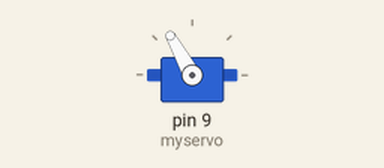
The sketch below on a simulated Arduino Uno, built with avr-gcc and run on an emulated ATmega328P. On the bench: servo.

Above: at 0.05 s.
At 0.9 s:
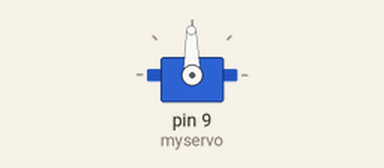
At 1.8 s:
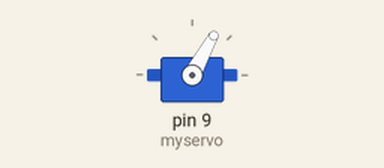
At 3.6 s:
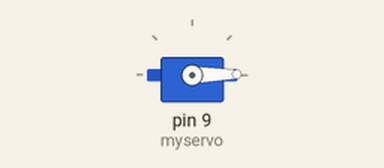
Timing chart, 0 to 8.3 s (numbered marks = the images above):
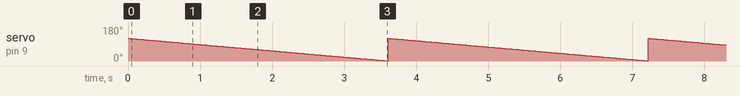

The sketch:

servo.ino
```cpp
#include <Servo.h>

Servo myservo;
int pos = 0;

void setup() {
  myservo.attach(9);
}

void loop() {
  for(pos = 120; pos >0; pos--)
  {
    myservo.write(pos);
    delay(30);
  }
}
```

Measured:
- by itself, servo on pin 9 (myservo): ramps from 120° to 1° and jumps back, once every 3.6 s
